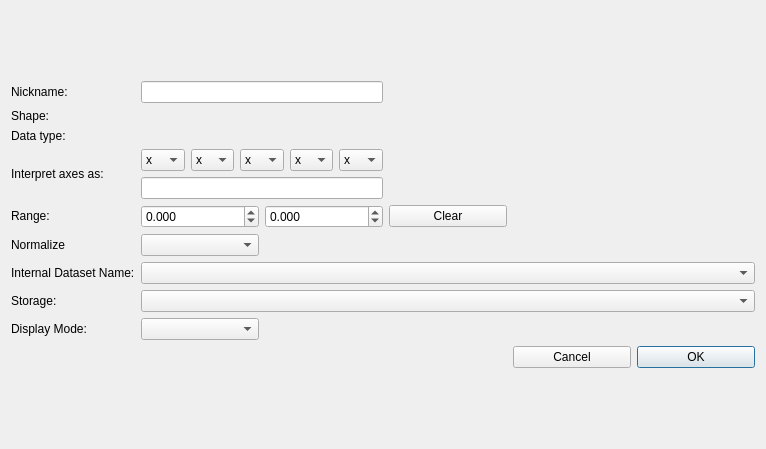
<?xml version="1.0" encoding="UTF-8"?>
<ui version="4.0">
 <class>Form</class>
 <widget class="QWidget" name="Form">
  <property name="geometry">
   <rect>
    <x>0</x>
    <y>0</y>
    <width>766</width>
    <height>449</height>
   </rect>
  </property>
  <property name="sizePolicy">
   <sizepolicy hsizetype="Maximum" vsizetype="Maximum">
    <horstretch>0</horstretch>
    <verstretch>0</verstretch>
   </sizepolicy>
  </property>
  <property name="windowTitle">
   <string>Dataset Properties</string>
  </property>
  <property name="windowIcon">
   <iconset>
    <normaloff>../../../ilastik-icon.png</normaloff>../../../ilastik-icon.png</iconset>
  </property>
  <layout class="QVBoxLayout" name="verticalLayout">
   <item>
    <layout class="QGridLayout" name="gridLayout">
     <property name="sizeConstraint">
      <enum>QLayout::SetFixedSize</enum>
     </property>
     <item row="2" column="0">
      <widget class="QLabel" name="label_5">
       <property name="sizePolicy">
        <sizepolicy hsizetype="Preferred" vsizetype="Fixed">
         <horstretch>0</horstretch>
         <verstretch>0</verstretch>
        </sizepolicy>
       </property>
       <property name="text">
        <string>Data type:</string>
       </property>
      </widget>
     </item>
     <item row="2" column="1">
      <widget class="QLabel" name="dtypeLabel">
       <property name="sizePolicy">
        <sizepolicy hsizetype="Preferred" vsizetype="Fixed">
         <horstretch>0</horstretch>
         <verstretch>0</verstretch>
        </sizepolicy>
       </property>
       <property name="text">
        <string>&lt;dtype&gt;</string>
       </property>
      </widget>
     </item>
     <item row="3" column="1" colspan="2">

      <layout class="QGridLayout" name="axesComboBoxes">
       <item row="0" column="0">
          <widget class="QComboBox" name="axesEdit_0">
            <item> <property name="text"> <string>x</string> </property> </item>
            <item> <property name="text"> <string>y</string> </property> </item>
            <item> <property name="text"> <string>z</string> </property> </item>
            <item> <property name="text"> <string>t</string> </property> </item>
            <item> <property name="text"> <string>c</string> </property> </item>
          </widget>
       </item>
       <item row="0" column="1">
          <widget class="QComboBox" name="axesEdit_1">
            <item> <property name="text"> <string>x</string> </property> </item>
            <item> <property name="text"> <string>y</string> </property> </item>
            <item> <property name="text"> <string>z</string> </property> </item>
            <item> <property name="text"> <string>t</string> </property> </item>
            <item> <property name="text"> <string>c</string> </property> </item>
          </widget>
       </item>
       <item row="0" column="2">
          <widget class="QComboBox" name="axesEdit_2">
            <item> <property name="text"> <string>x</string> </property> </item>
            <item> <property name="text"> <string>y</string> </property> </item>
            <item> <property name="text"> <string>z</string> </property> </item>
            <item> <property name="text"> <string>t</string> </property> </item>
            <item> <property name="text"> <string>c</string> </property> </item>
          </widget>
       </item>
       <item row="0" column="3">
          <widget class="QComboBox" name="axesEdit_3">
            <item> <property name="text"> <string>x</string> </property> </item>
            <item> <property name="text"> <string>y</string> </property> </item>
            <item> <property name="text"> <string>z</string> </property> </item>
            <item> <property name="text"> <string>t</string> </property> </item>
            <item> <property name="text"> <string>c</string> </property> </item>
          </widget>
       </item>
       <item row="0" column="4">
          <widget class="QComboBox" name="axesEdit_4">
            <item> <property name="text"> <string>x</string> </property> </item>
            <item> <property name="text"> <string>y</string> </property> </item>
            <item> <property name="text"> <string>z</string> </property> </item>
            <item> <property name="text"> <string>t</string> </property> </item>
            <item> <property name="text"> <string>c</string> </property> </item>
          </widget>
       </item>
       <item row="1" column="0" colspan="5">
          <widget class="QLineEdit" name="multi_axes_display">
           <property name="sizePolicy">
            <sizepolicy hsizetype="Expanding" vsizetype="Fixed">
             <horstretch>0</horstretch>
             <verstretch>0</verstretch>
            </sizepolicy>
           </property>
          </widget>
       </item>
      </layout>

     </item>
     <item row="6" column="0">
      <widget class="QLabel" name="label_9">
       <property name="sizePolicy">
        <sizepolicy hsizetype="Preferred" vsizetype="Fixed">
         <horstretch>0</horstretch>
         <verstretch>0</verstretch>
        </sizepolicy>
       </property>
       <property name="text">
        <string>Normalize</string>
       </property>
      </widget>
     </item>
     <item row="6" column="1">
      <widget class="QComboBox" name="normalizeDisplayComboBox">
       <property name="sizePolicy">
        <sizepolicy hsizetype="Preferred" vsizetype="Fixed">
         <horstretch>0</horstretch>
         <verstretch>0</verstretch>
        </sizepolicy>
       </property>
      </widget>
     </item>
     <item row="8" column="0">
      <widget class="QLabel" name="label_8">
       <property name="sizePolicy">
        <sizepolicy hsizetype="Preferred" vsizetype="Fixed">
         <horstretch>0</horstretch>
         <verstretch>0</verstretch>
        </sizepolicy>
       </property>
       <property name="text">
        <string>Storage:</string>
       </property>
      </widget>
     </item>
     <item row="9" column="0">
      <widget class="QLabel" name="label_2">
       <property name="sizePolicy">
        <sizepolicy hsizetype="Preferred" vsizetype="Fixed">
         <horstretch>0</horstretch>
         <verstretch>0</verstretch>
        </sizepolicy>
       </property>
       <property name="text">
        <string>Display Mode:</string>
       </property>
      </widget>
     </item>
     <item row="0" column="0">
      <widget class="QLabel" name="label_6">
       <property name="sizePolicy">
        <sizepolicy hsizetype="Preferred" vsizetype="Fixed">
         <horstretch>0</horstretch>
         <verstretch>0</verstretch>
        </sizepolicy>
       </property>
       <property name="text">
        <string>Nickname:</string>
       </property>
      </widget>
     </item>
     <item row="0" column="1" colspan="2">
      <widget class="QLineEdit" name="nicknameEdit">
       <property name="sizePolicy">
        <sizepolicy hsizetype="Expanding" vsizetype="Fixed">
         <horstretch>0</horstretch>
         <verstretch>0</verstretch>
        </sizepolicy>
       </property>
      </widget>
     </item>
     <item row="1" column="1">
      <widget class="QLabel" name="shapeLabel">
       <property name="sizePolicy">
        <sizepolicy hsizetype="Preferred" vsizetype="Fixed">
         <horstretch>0</horstretch>
         <verstretch>0</verstretch>
        </sizepolicy>
       </property>
       <property name="text">
        <string>&lt;shape&gt;</string>
       </property>
      </widget>
     </item>
     <item row="3" column="0">
      <widget class="QLabel" name="label_3">
       <property name="sizePolicy">
        <sizepolicy hsizetype="Preferred" vsizetype="Fixed">
         <horstretch>0</horstretch>
         <verstretch>0</verstretch>
        </sizepolicy>
       </property>
       <property name="text">
        <string>Interpret axes as:</string>
       </property>
      </widget>
     </item>
     <item row="7" column="0">
      <widget class="QLabel" name="label_7">
       <property name="sizePolicy">
        <sizepolicy hsizetype="Preferred" vsizetype="Fixed">
         <horstretch>0</horstretch>
         <verstretch>0</verstretch>
        </sizepolicy>
       </property>
       <property name="text">
        <string>Internal Dataset Name:</string>
       </property>
      </widget>
     </item>
     <item row="1" column="0">
      <widget class="QLabel" name="label">
       <property name="sizePolicy">
        <sizepolicy hsizetype="Preferred" vsizetype="Fixed">
         <horstretch>0</horstretch>
         <verstretch>0</verstretch>
        </sizepolicy>
       </property>
       <property name="text">
        <string>Shape:</string>
       </property>
      </widget>
     </item>
     <item row="9" column="1">
      <widget class="QComboBox" name="displayModeComboBox">
       <property name="sizePolicy">
        <sizepolicy hsizetype="Preferred" vsizetype="Fixed">
         <horstretch>0</horstretch>
         <verstretch>0</verstretch>
        </sizepolicy>
       </property>
      </widget>
     </item>
     <item row="10" column="5">
      <widget class="QPushButton" name="okButton">
       <property name="sizePolicy">
        <sizepolicy hsizetype="Minimum" vsizetype="Fixed">
         <horstretch>0</horstretch>
         <verstretch>0</verstretch>
        </sizepolicy>
       </property>
       <property name="text">
        <string>OK</string>
       </property>
       <property name="autoDefault">
        <bool>true</bool>
       </property>
       <property name="default">
        <bool>true</bool>
       </property>
      </widget>
     </item>
     <item row="10" column="4">
      <widget class="QPushButton" name="cancelButton">
       <property name="sizePolicy">
        <sizepolicy hsizetype="Minimum" vsizetype="Fixed">
         <horstretch>0</horstretch>
         <verstretch>0</verstretch>
        </sizepolicy>
       </property>
       <property name="text">
        <string>Cancel</string>
       </property>
      </widget>
     </item>
     <item row="5" column="2">
      <widget class="QDoubleSpinBox" name="rangeMaxSpinBox">
       <property name="sizePolicy">
        <sizepolicy hsizetype="Minimum" vsizetype="Fixed">
         <horstretch>0</horstretch>
         <verstretch>0</verstretch>
        </sizepolicy>
       </property>
       <property name="decimals">
        <number>3</number>
       </property>
       <property name="minimum">
        <double>-999999999.000000000000000</double>
       </property>
       <property name="maximum">
        <double>999999999.000000000000000</double>
       </property>
       <property name="singleStep">
        <double>0.001000000000000</double>
       </property>
      </widget>
     </item>
     <item row="5" column="0">
      <widget class="QLabel" name="label_4">
       <property name="sizePolicy">
        <sizepolicy hsizetype="Preferred" vsizetype="Fixed">
         <horstretch>0</horstretch>
         <verstretch>0</verstretch>
        </sizepolicy>
       </property>
       <property name="text">
        <string>Range:</string>
       </property>
      </widget>
     </item>
     <item row="5" column="3">
      <widget class="QPushButton" name="clearRangeButton">
       <property name="sizePolicy">
        <sizepolicy hsizetype="Minimum" vsizetype="Fixed">
         <horstretch>0</horstretch>
         <verstretch>0</verstretch>
        </sizepolicy>
       </property>
       <property name="focusPolicy">
        <enum>Qt::StrongFocus</enum>
       </property>
       <property name="text">
        <string>Clear</string>
       </property>
      </widget>
     </item>
     <item row="5" column="1">
      <widget class="QDoubleSpinBox" name="rangeMinSpinBox">
       <property name="sizePolicy">
        <sizepolicy hsizetype="Minimum" vsizetype="Fixed">
         <horstretch>0</horstretch>
         <verstretch>0</verstretch>
        </sizepolicy>
       </property>
       <property name="specialValueText">
        <string/>
       </property>
       <property name="decimals">
        <number>3</number>
       </property>
       <property name="minimum">
        <double>-999999999.000000000000000</double>
       </property>
       <property name="maximum">
        <double>999999999.000000000000000</double>
       </property>
       <property name="singleStep">
        <double>0.001000000000000</double>
       </property>
      </widget>
     </item>
     <item row="8" column="1" colspan="5">
      <widget class="QComboBox" name="storageComboBox">
       <property name="sizePolicy">
        <sizepolicy hsizetype="Preferred" vsizetype="Fixed">
         <horstretch>0</horstretch>
         <verstretch>0</verstretch>
        </sizepolicy>
       </property>
      </widget>
     </item>
     <item row="7" column="1" colspan="5">
      <widget class="QComboBox" name="internalDatasetNameComboBox">
       <property name="sizePolicy">
        <sizepolicy hsizetype="Preferred" vsizetype="Fixed">
         <horstretch>0</horstretch>
         <verstretch>0</verstretch>
        </sizepolicy>
       </property>
      </widget>
     </item>
    </layout>
   </item>
  </layout>
 </widget>
 <customwidgets>
 </customwidgets>
 <tabstops>
  <tabstop>nicknameEdit</tabstop>
  <!--<tabstop>axesEdit</tabstop>-->
  <tabstop>rangeMinSpinBox</tabstop>
  <tabstop>rangeMaxSpinBox</tabstop>
  <tabstop>clearRangeButton</tabstop>
  <tabstop>normalizeDisplayComboBox</tabstop>
  <tabstop>internalDatasetNameComboBox</tabstop>
  <tabstop>storageComboBox</tabstop>
  <tabstop>displayModeComboBox</tabstop>
  <tabstop>cancelButton</tabstop>
  <tabstop>okButton</tabstop>
 </tabstops>
 <resources/>
 <connections/>
</ui>
